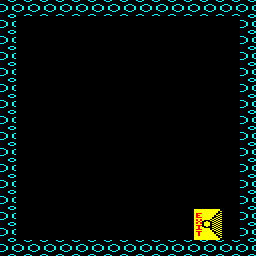

Rendered tile map (Tiled .tmx) drawn with the repository's tilesets; below, a short description and the full map source, tile grids included:
An orthogonal 16x16 tile map with 16x16 px tiles, 1 tile layer (Tile Layer 1) and 2 objects (exit, start).

<map version="1.8" tiledversion="1.8.2" orientation="orthogonal" renderorder="right-down" width="16" height="16" tilewidth="16" tileheight="16" infinite="0" nextlayerid="4" nextobjectid="9">
 <tileset firstgid="1" source="../../tiled/porthole.tsx" />
 <layer id="1" name="Tile Layer 1" width="16" height="16">
  <data encoding="csv">
54,54,54,54,54,54,54,54,54,54,54,54,54,54,54,54,
54,1,1,1,1,1,1,1,1,1,1,1,1,1,1,54,
54,0,0,0,0,0,0,0,0,0,0,0,1,0,1,54,
54,0,0,0,0,0,0,0,0,0,0,0,0,1,1,54,
54,0,0,0,0,0,0,0,0,0,0,0,1,1,1,54,
54,1,0,0,0,0,0,0,0,1,0,0,1,1,1,54,
54,1,1,0,0,0,0,0,1,1,1,1,1,1,1,54,
54,1,1,0,0,0,0,0,1,1,1,1,1,1,1,54,
54,0,1,0,0,0,0,1,1,1,1,1,1,1,1,54,
54,1,1,0,0,0,0,0,1,1,1,1,1,1,1,54,
54,1,0,0,0,0,0,0,1,1,1,1,1,1,1,54,
54,1,0,0,0,0,0,0,1,1,1,1,1,1,1,54,
54,1,1,0,0,0,0,0,1,1,1,1,1,1,1,54,
54,1,1,1,1,1,1,1,1,1,1,1,4,5,1,54,
54,1,1,1,1,1,1,1,1,1,1,1,6,7,1,54,
54,54,54,54,54,54,54,54,54,54,54,54,54,54,54,54
</data>
 </layer>
 <objectgroup id="2" name="objects">
  <object id="3" name="exit" type="exit" x="192" y="208">
   <properties>
    <property name="channel" value="0" />
    <property name="id" value="exit_00" />
   </properties>
   <point />
  </object>
 </objectgroup>
 <objectgroup id="3" name="meta">
  <object id="5" name="start" type="start" x="32" y="208">
   <point />
  </object>
 </objectgroup>
</map>
